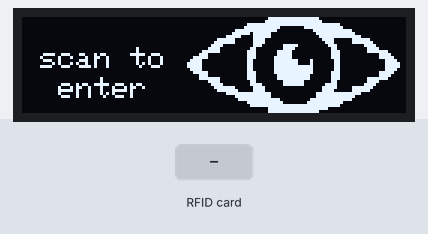
Simulated run of this sketch. Board: Arduino Uno, built with avr-gcc and run on an emulated ATmega328P. Parts: 128×32 one-colour display. The test bench sets the inputs (shaded band). What the sketch prints to the serial monitor is not drawn.

Above: at 1.3 s.
1.4 s: RFID card F3 65 1C F7 held to the reader
At 2.1 s:
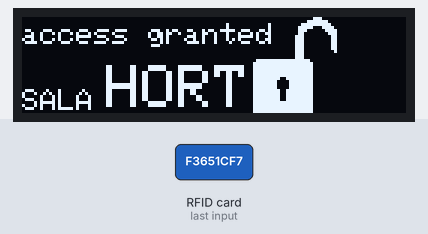
Timing chart, 0 to 4.4 s (numbered marks = the images above; inputs shaded):
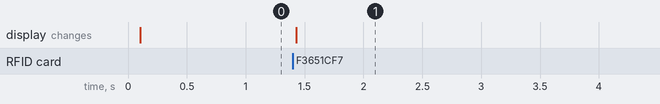

Measured:
- after the input at 1.4 s, the display: changes at once (image 1)

The sketch:

rfid_eye.ino
```cpp
#include <Adafruit_GFX.h>      // lcd
#include <Adafruit_SSD1306.h>  // lcd
#include <MFRC522.h>           // rfid
#include <SPI.h>               // rfid
#include <Wire.h>              // lcd

#include "./image.h"  // lcd

// lcd
constexpr uint8_t LCD_ADDRESS = 0x3C;
constexpr uint8_t LCD_WIDTH = 128;
constexpr uint8_t LCD_HEIGHT = 32;
constexpr uint8_t LCD_RESET = -1;
Adafruit_SSD1306 display(LCD_WIDTH, LCD_HEIGHT, &Wire, LCD_RESET);

// rfid
constexpr uint8_t PIN_RST = 9;
constexpr uint8_t PIN_SS = 10;
const String UID_EYE("f3651cf7");
const String UID_CARD("3478125b");
// f3651cf7 keychain
// 3478125b card
MFRC522 mfrc522(PIN_SS, PIN_RST);

void showLocked()
{
  display.clearDisplay();
  display.drawBitmap(display.width() - 1 - IMAGE_EYE_WIDTH, (display.height() - IMAGE_EYE_HEIGHT) / 2, IMAGE_EYE_DATA,
                     IMAGE_EYE_WIDTH, IMAGE_EYE_HEIGHT, SSD1306_WHITE);
  display.setTextSize(1);
  display.setTextColor(SSD1306_WHITE);
  display.setCursor(0, 10);
  display.write(" scan to");
  display.setCursor(0, 20);
  display.write("  enter");
  display.display();
}

void showUnlocked()
{
  display.clearDisplay();
  display.drawBitmap(display.width() - 1 - IMAGE_LOCK_WIDTH - 20, (display.height() - IMAGE_LOCK_HEIGHT) / 2,
                     IMAGE_LOCK_DATA, IMAGE_LOCK_WIDTH, IMAGE_LOCK_HEIGHT, SSD1306_WHITE);
  display.setTextSize(1);
  display.setTextColor(SSD1306_WHITE);
  display.setCursor(0, 2);
  display.write("access granted");
  display.setCursor(0, 24);
  display.write("SALA");
  display.setTextSize(2);
  display.setCursor(28, 16);
  display.write("HORT");
  display.display();
}

void showInvalid()
{
  display.clearDisplay();
  display.drawBitmap(display.width() - 1 - IMAGE_INVALID_WIDTH, (display.height() - IMAGE_INVALID_HEIGHT) / 2,
                     IMAGE_INVALID_DATA, IMAGE_INVALID_WIDTH, IMAGE_INVALID_HEIGHT, SSD1306_WHITE);
  display.setTextSize(1);
  display.setTextColor(SSD1306_WHITE);
  display.setTextSize(2);
  display.setCursor(0, 10);
  display.write(" DENIED");
  display.display();
}

void setup()
{
  // serial
  Serial.begin(9600);  // Initialize serial communications with the PC
  while (!Serial)
  {
    delay(1);
  };  // Do nothing if no serial port is opened (added for Arduinos based on
      // ATMEGA32U4)
  Serial.println(F("serial ready"));

  // rfid reader
  SPI.begin();         // Init SPI bus
  mfrc522.PCD_Init();  // Init MFRC522 module
  delay(4);
  Serial.print(F("version: "));
  mfrc522.PCD_DumpVersionToSerial();  // Show version of PCD - MFRC522 Card Reader

  // lcd
  if (!display.begin(SSD1306_SWITCHCAPVCC, LCD_ADDRESS))
  {
    Serial.println(F("SSD1306 allocation failed"));
    for (;;)
      ;  // don't proceed, loop forever
  }
  display.cp437(true);
  showLocked();

  // done
  Serial.println(F("setup end"));
}

enum class State
{
  Locked,
  Unlocked,
  Invalid,
};

constexpr unsigned long TIME_THRESHOLD_INVALID_MS = 5 * 1000;
constexpr unsigned long TIME_THRESHOLD_UNLOCKED_MS = 30 * 1000;
struct Status
{
  State state = State::Locked;
  unsigned long last_time_ms = 0;
  unsigned long wait_time = TIME_THRESHOLD_INVALID_MS;
  String uid = "";
} status;

void loop()
{
  switch (status.state)
  {
    case State::Locked:
    {
      if (mfrc522.PICC_IsNewCardPresent() && mfrc522.PICC_ReadCardSerial())
      {
        status.uid = dumpUID(mfrc522.uid);
        mfrc522.PICC_HaltA();  // end read
        Serial.println(status.uid);
        status.last_time_ms = millis();
        if (status.uid == UID_EYE)
        {
          Serial.println("valid rfid");
          status.state = State::Unlocked;
          status.wait_time = TIME_THRESHOLD_UNLOCKED_MS;
          showUnlocked();
        }
        else
        {
          Serial.println("invalid rfid");
          status.state = State::Invalid;
          status.wait_time = TIME_THRESHOLD_INVALID_MS;
          showInvalid();
        }
      }
      break;
    }
    case State::Unlocked:
      [[fallthrough]];
    case State::Invalid:
    {
      if ((millis() - status.last_time_ms) > status.wait_time)
      {
        Serial.println("back to locked");
        status.state = State::Locked;
        showLocked();
      }
      break;
    }
  }
}

String dumpUID(const MFRC522::Uid &uid)
{
  char buffer_string[10 * 2 + 1] = { 0 };
  char *write_start = buffer_string;
  char *buffer_end = buffer_string + sizeof(buffer_string);
  for (int i = 0; i < uid.size; i++)
  {
    // need to add 2 chars and keep space for the string terminator \0
    if (write_start + 2 + 1 < buffer_end)
    {
      write_start += sprintf(write_start, "%02x", uid.uidByte[i]);
    }
  }
  return String(buffer_string);
}
```

image.h
```cpp
constexpr uint8_t IMAGE_EYE_WIDTH = 72;
constexpr uint8_t IMAGE_EYE_HEIGHT = 32;
constexpr uint8_t PROGMEM IMAGE_EYE_DATA[] =
{ 0b00000000,  0b00000000,  0b00000000,  0b00011111,  0b11111111,  0b11110000,  0b00000000,  0b00000000,  0b00000000,
  0b00000000,  0b00000000,  0b00000000,  0b00111111,  0b11111111,  0b11111000,  0b00000000,  0b00000000,  0b00000000,
  0b00000000,  0b00000000,  0b00001111,  0b11111111,  0b11111111,  0b11111111,  0b11100000,  0b00000000,  0b00000000,
  0b00000000,  0b00000000,  0b00011111,  0b11111110,  0b00000001,  0b11111111,  0b11110000,  0b00000000,  0b00000000,
  0b00000000,  0b00000000,  0b11111111,  0b11111100,  0b00000000,  0b00111111,  0b11111110,  0b00000000,  0b00000000,
  0b00000000,  0b00000001,  0b11111011,  0b11110000,  0b00000000,  0b00011111,  0b11111111,  0b00000000,  0b00000000,
  0b00000000,  0b00000111,  0b11000011,  0b11110000,  0b00000000,  0b00001111,  0b11111111,  0b11000000,  0b00000000,
  0b00000000,  0b00111111,  0b00000011,  0b11000000,  0b00000000,  0b00000111,  0b10000001,  0b11111000,  0b00000000,
  0b00000000,  0b01111111,  0b00000011,  0b11000000,  0b00000000,  0b00000011,  0b10000001,  0b11111100,  0b00000000,
  0b00000000,  0b11110000,  0b00000011,  0b10000000,  0b11111000,  0b00000001,  0b11000000,  0b00011110,  0b00000000,
  0b00000001,  0b11100000,  0b00000110,  0b00000000,  0b11110000,  0b00000000,  0b11000000,  0b00001111,  0b00000000,
  0b00000111,  0b11100000,  0b00001110,  0b00000011,  0b11100000,  0b00000000,  0b11100000,  0b00001111,  0b11100000,
  0b00001110,  0b00000000,  0b00001110,  0b00000011,  0b11100000,  0b00000000,  0b11100000,  0b00000000,  0b11110000,
  0b00111110,  0b00000000,  0b00001110,  0b00000111,  0b11100000,  0b00000000,  0b11100000,  0b00000000,  0b11111000,
  0b01111000,  0b00000000,  0b00001100,  0b00000111,  0b11111000,  0b01000000,  0b01100000,  0b00000000,  0b00111100,
  0b11111000,  0b00000000,  0b00001100,  0b00000111,  0b11111000,  0b01000000,  0b01100000,  0b00000000,  0b00111110,
  0b11111000,  0b00000000,  0b00001100,  0b00000111,  0b11111111,  0b11000000,  0b01100000,  0b00000000,  0b00111110,
  0b01111000,  0b00000000,  0b00001100,  0b00000111,  0b11111111,  0b11000000,  0b01100000,  0b00000000,  0b00111100,
  0b00111110,  0b00000000,  0b00001110,  0b00000111,  0b11111111,  0b11000000,  0b11100000,  0b00000000,  0b11111000,
  0b00001110,  0b00000000,  0b00001110,  0b00000011,  0b11111111,  0b10000000,  0b11100000,  0b00000000,  0b11110000,
  0b00001111,  0b11100000,  0b00001110,  0b00000011,  0b11111111,  0b10000000,  0b11100000,  0b00001111,  0b11100000,
  0b00000001,  0b11100000,  0b00000110,  0b00000000,  0b11111110,  0b00000000,  0b11000000,  0b00001111,  0b00000000,
  0b00000000,  0b11110000,  0b00000111,  0b10000000,  0b11111110,  0b00000011,  0b11000000,  0b00011110,  0b00000000,
  0b00000000,  0b01111111,  0b00000011,  0b11000000,  0b00000000,  0b00000111,  0b11000001,  0b11111100,  0b00000000,
  0b00000000,  0b00111111,  0b10000011,  0b11000000,  0b00000000,  0b00000111,  0b10000001,  0b11111000,  0b00000000,
  0b00000000,  0b00000111,  0b11111111,  0b11110000,  0b00000000,  0b00011111,  0b11111111,  0b11000000,  0b00000000,
  0b00000000,  0b00000000,  0b11111111,  0b11110000,  0b00000000,  0b00011111,  0b11111111,  0b00000000,  0b00000000,
  0b00000000,  0b00000000,  0b01111111,  0b11111110,  0b00000000,  0b01111111,  0b11111110,  0b00000000,  0b00000000,
  0b00000000,  0b00000000,  0b00001111,  0b11111111,  0b00000000,  0b11111111,  0b11110000,  0b00000000,  0b00000000,
  0b00000000,  0b00000000,  0b00000111,  0b11111111,  0b11111111,  0b11111111,  0b11100000,  0b00000000,  0b00000000,
  0b00000000,  0b00000000,  0b00000000,  0b00011111,  0b11111111,  0b11111110,  0b00000000,  0b00000000,  0b00000000,
  0b00000000,  0b00000000,  0b00000000,  0b00011111,  0b11111111,  0b11110000,  0b00000000,  0b00000000,  0b00000000,
  };

constexpr uint8_t IMAGE_LOCK_WIDTH = 32;
constexpr uint8_t IMAGE_LOCK_HEIGHT = 32;
constexpr uint8_t PROGMEM IMAGE_LOCK_DATA[] =
{ 0b00000000,  0b00000000,  0b00000011,  0b10000000,
  0b00000000,  0b00000000,  0b00001111,  0b11100000,
  0b00000000,  0b00000000,  0b00111111,  0b11110000,
  0b00000000,  0b00000000,  0b01111100,  0b01111000,
  0b00000000,  0b00000000,  0b01110000,  0b00111100,
  0b00000000,  0b00000000,  0b01100000,  0b00011100,
  0b00000000,  0b00000000,  0b11100000,  0b00001100,
  0b00000000,  0b00000000,  0b11100000,  0b00001100,
  0b00000000,  0b00000000,  0b11100000,  0b00001100,
  0b00000000,  0b00000000,  0b11100000,  0b00001100,
  0b00000000,  0b00000000,  0b11100000,  0b00001100,
  0b00000000,  0b00000000,  0b11100000,  0b00000100,
  0b00000000,  0b00000000,  0b11100000,  0b00000000,
  0b00000000,  0b00000000,  0b11100000,  0b00000000,
  0b00011111,  0b11111111,  0b11111000,  0b00000000,
  0b00111111,  0b11111111,  0b11111100,  0b00000000,
  0b00111111,  0b11111111,  0b11111100,  0b00000000,
  0b00111111,  0b11111111,  0b11111100,  0b00000000,
  0b00111111,  0b11111111,  0b11111100,  0b00000000,
  0b00111111,  0b11111111,  0b11111100,  0b00000000,
  0b00111111,  0b11100111,  0b11111100,  0b00000000,
  0b00111111,  0b11000011,  0b11111100,  0b00000000,
  0b00111111,  0b11000011,  0b11111100,  0b00000000,
  0b00111111,  0b11000011,  0b11111100,  0b00000000,
  0b00111111,  0b11100111,  0b11111100,  0b00000000,
  0b00111111,  0b11100111,  0b11111100,  0b00000000,
  0b00111111,  0b11100111,  0b11111100,  0b00000000,
  0b00111111,  0b11100111,  0b11111100,  0b00000000,
  0b00111111,  0b11111111,  0b11111100,  0b00000000,
  0b00111111,  0b11111111,  0b11111100,  0b00000000,
  0b00111111,  0b11111111,  0b11111100,  0b00000000,
  0b00111111,  0b11111111,  0b11111100,  0b00000000,
  };


constexpr uint8_t IMAGE_INVALID_WIDTH = 32;
constexpr uint8_t IMAGE_INVALID_HEIGHT = 32;
constexpr uint8_t PROGMEM IMAGE_INVALID_DATA[] =
{ 0b00000000,  0b00000001,  0b10000000,  0b00000000,
  0b00000000,  0b00000011,  0b11000000,  0b00000000,
  0b00000000,  0b00000010,  0b01000000,  0b00000000,
  0b00000000,  0b00000110,  0b01100000,  0b00000000,
  0b00000000,  0b00001100,  0b00110000,  0b00000000,
  0b00000000,  0b00001100,  0b00110000,  0b00000000,
  0b00000000,  0b00011000,  0b00011000,  0b00000000,
  0b00000000,  0b00011000,  0b00011000,  0b00000000,
  0b00000000,  0b00110000,  0b00001100,  0b00000000,
  0b00000000,  0b00100000,  0b00000100,  0b00000000,
  0b00000000,  0b01100000,  0b00000110,  0b00000000,
  0b00000000,  0b11000000,  0b00000011,  0b00000000,
  0b00000000,  0b11000101,  0b00000011,  0b00000000,
  0b00000001,  0b10000101,  0b01000001,  0b10000000,
  0b00000001,  0b10000101,  0b01010001,  0b10000000,
  0b00000011,  0b00000101,  0b01010000,  0b11000000,
  0b00000010,  0b00000101,  0b01010000,  0b01000000,
  0b00000110,  0b00000111,  0b11110000,  0b01100000,
  0b00001100,  0b00100111,  0b11110000,  0b00110000,
  0b00001100,  0b00110111,  0b11110000,  0b00110000,
  0b00011000,  0b00011111,  0b11110000,  0b00011000,
  0b00011000,  0b00001111,  0b11110000,  0b00011000,
  0b00110000,  0b00001111,  0b11110000,  0b00001100,
  0b00100000,  0b00000111,  0b11100000,  0b00000100,
  0b01100000,  0b00000001,  0b11000000,  0b00000110,
  0b01000000,  0b00000000,  0b00000000,  0b00000010,
  0b11000000,  0b00000000,  0b00000000,  0b00000011,
  0b11111111,  0b11111111,  0b11111111,  0b11111111,
  0b11000000,  0b00000000,  0b00000000,  0b00000011,
  0b01100000,  0b00000000,  0b00000000,  0b00000110,
  0b00111111,  0b11111111,  0b11111111,  0b11111100,
  0b00000000,  0b00000000,  0b00000000,  0b00000000,
  };
```
